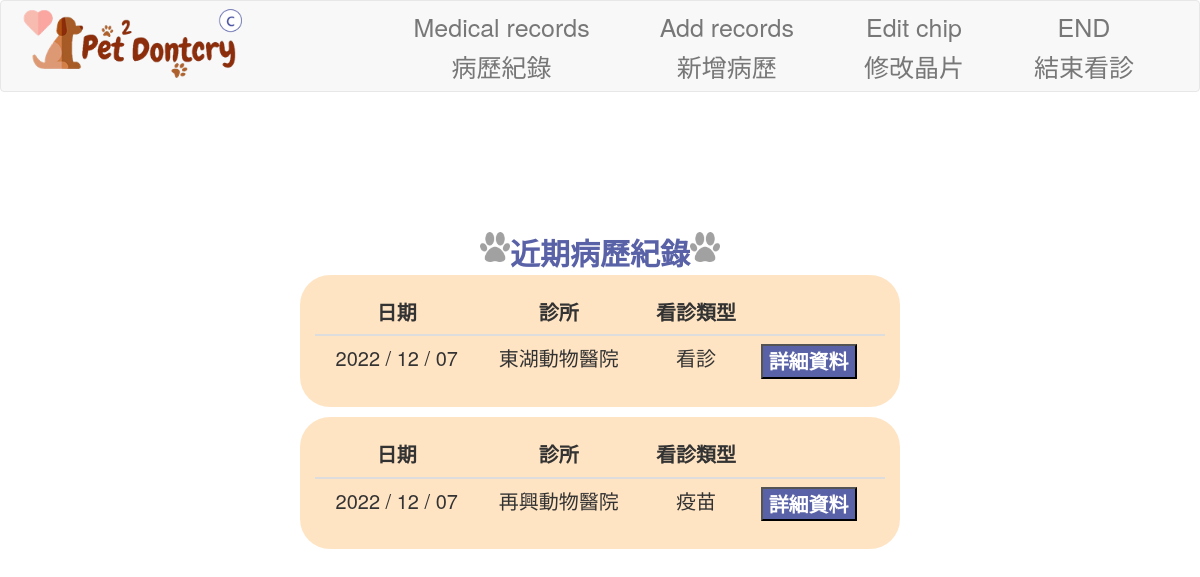
The page /clinic/pet_medicalrecord/643243 (signed in) on the database as committed earlier.
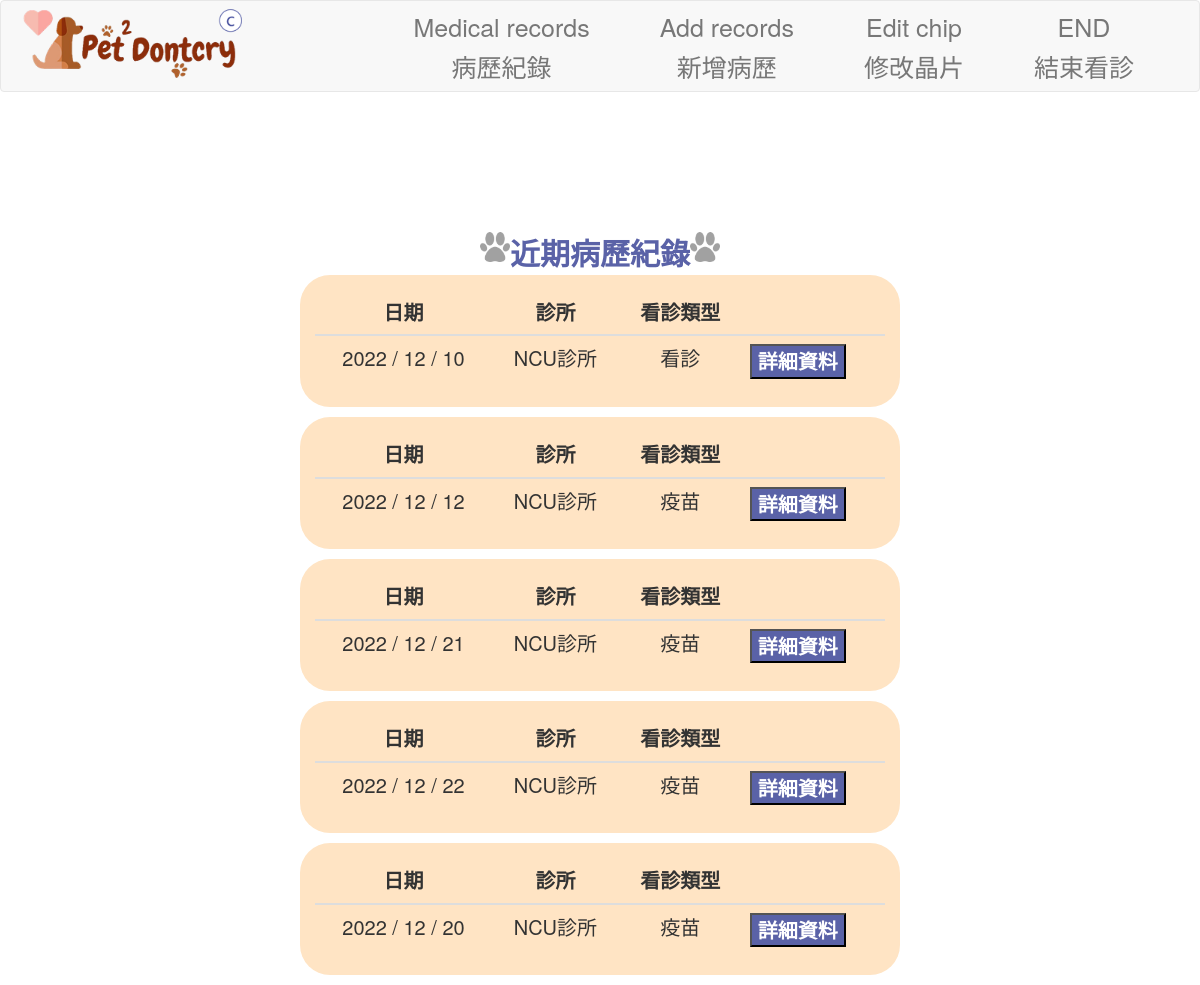
The same page on the database as committed later.
### app/models/user.py (models this page shows, shortened)
class medicalrecords(db.Model):
    __tablename__ = 'medicalrecords'
    MID = db.Column('MID', db.Integer, primary_key = True)
    PetID = db.Column('PetID',db.Integer,db.ForeignKey('pet.PetID'), nullable=False)
    CID = db.Column('CID',db.Integer,db.ForeignKey('clinic.CID'), nullable=False)
    disease = db.Column('disease', db.Text)
    doctor = db.Column('doctor', db.String(10), nullable=False)
    medication = db.Column('medication', db.String(30))
    time = db.Column('time', db.DateTime, default=datetime.now)
    update_time = db.Column(db.DateTime, onupdate=datetime.now, default=datetime.now)
    note = db.Column('note', db.Text)
    type = db.Column('type',db.Integer, nullable=False)

class clinic(db.Model):
    __tablename__ = 'clinic'
    CID = db.Column('CID', db.Integer, primary_key = True)
    name = db.Column('name', db.String(20), nullable=False)
    phone = db.Column('phone', db.String(10), nullable=False)
    address = db.Column('address', db.String(30), nullable=False)
    emergency = db.Column('emergency', db.Boolean, nullable=False)
    ID = db.Column('ID',db.Integer,db.ForeignKey('account.ID'),nullable=False)
    medicalrecords = db.relationship('medicalrecords', backref='clinic', lazy='dynamic')
    clinic_doctor = db.relationship('clinic_doctor', backref='clinic', lazy='dynamic')

### app/views/clinicView.py (the view)
@clinic_views.route('/clinic/pet_medicalrecord/<PetID>', methods=['GET', 'POST'])
@login_required
def pet_medicalrecord(PetID):
    from ..models.user import medicalrecords
    medicalrecords = medicalrecords.query.filter_by(PetID=PetID).all()
    if medicalrecords is None:
        abort(404)
    return render_template('clinic_records.html', medicalrecords=medicalrecords, action="medical",PetID=PetID)

### app/models/user.py (called while the page is built)
    @login_manager.user_loader
    def load_user(ID):
        try:
            return account.query.get(ID)
        except:
            return None

### app/templates/clinic_records.html
<!DOCTYPE html>
{% extends "clinic_base.html" %}
{% block content %}
<head>
    <link rel="stylesheet" href="{{ url_for('static', filename='css/clinic_records.css') }}">
</head>
<body background="{{ url_for('static', filename='img/first-page.jpg') }}" style="background-size: cover; font-size: 2rem;">
    <div class="a">
        <div class="Title_img" style="margin-top: 10%;">
            <img src="{{ url_for('static', filename='img/dog-footprints.png') }}" width="30" height="30">
            <div class="Title" style="display: flex; align-items: center; font-weight: bold;">   近期病歷紀錄   </div>
            <img src="{{ url_for('static', filename='img/dog-footprints.png') }}" width="30" height="30">
        </div>
        {% for medicalrecords in medicalrecords%}
        <div class="bg-table rounded-table h-100 p-4 mb-4 w-80 dis">
            <table class="table" style="font-size: 2rem;">
                <thead class="thead">
                    <tr>
                        <th style="text-align: center;" scope="col">日期</th>
                        <th style="text-align: center;" scope="col">診所</th>
                        <th style="text-align: center;" scope="col">看診類型</th>
                        <th scope="col"></th>
                    </tr>
                </thead>
                <tbody class="thead">
                    <tr>
                        <td> {{ moment(medicalrecords.time).format('YYYY / MM / DD') }}</td>
                        <td>{{medicalrecords.clinic.name}}</td>
                        <td>
                            {% if medicalrecords.type == 1 %}
                            疫苗
                            {% elif medicalrecords.type == 2 %}
                            看診
                            {% else %}
                            檢查
                            {% endif %}
                        </td>
                        <th><input type="button" value="詳細資料" class="button-update" onclick="location.href='{{ url_for('clinic_views.pet_singlemedicalrecord' , MID = medicalrecords.MID) }}'"></th>
                    </tr>
                </tbody>
            </table>
        </div>
        {% endfor %}
    </div>
</body>
{% endblock content %}

### app/templates/clinic_base.html (shortened to what this page needs)
{% extends "bootstrap/base.html" %}
{% block styles %}
{{super()}}
<link rel="stylesheet"
      href="{{url_for('static', filename='style.css')}}">
{% endblock %}
{% block navbar %}
  <nav class="navbar navbar-default">
    <div class="container-fluid">
      <div class="navbar-header">
        <a class="navbar-left" href="{{ url_for('clinic_views.home')}}">
          <img class="img-clinic" src="{{ url_for('static', filename='img/clinic-logo.png') }}" alt="">
        </a>
      </div>
      <div class="collapse navbar-collapse navbar-right pull-center navbar-inner" id="bs-example-navbar-collapse-1">
        <ul class="nav navbar-nav ">
          {% if action=='manage' %}
            <li class="nav-item">
              <a class="nav-link" href="{{ url_for('clinic_views.doctor',ID = current_user.ID) }}">Doctor<br><br>醫師管理</a>
            </li>
            <li class="nav-item">
              <a class="nav-link" href="{{ url_for('clinic_views.add_doctor') }}">Add Doctor<br><br>新增醫師</a>
            </li>
            <li class="nav-item">
              <a class="nav-link" href="{{ url_for('clinic_views.medicalrecords' , ID = current_user.ID) }}">Medical records<br><br>所有病歷</a>
            </li>
            <li class="nav-item">
              <a class="nav-link" href="{{ url_for('clinic_views.home') }}">END<br><br>結束診所管理</a>
            </li>
           {% elif action=='medical' %}
            <li class="nav-item">
              <a class="nav-link" href="{{ url_for('clinic_views.pet_medicalrecord', PetID = PetID) }}">Medical records<br><br>病歷紀錄</a>
            </li>
            <li class="nav-item">
              <a class="nav-link" href="{{ url_for('clinic_views.add_medicalrecord', PetID = PetID) }}">Add records<br><br>新增病歷</a>
            </li>
            <li class="nav-item">
              <a class="nav-link" href="{{ url_for('clinic_views.edit_pet', PetID = PetID) }}">Edit chip<br><br>修改晶片</a>
            </li>
            <li class="nav-item">
              <a class="nav-link" href="{{ url_for('clinic_views.home') }}">END<br><br>結束看診</a>
            </li>
          {% else %}
          <li class="nav-item navbar-right">
            <a class="nav-link" href="{{ url_for('index_views.logout') }}"><br>登出</a>
          </li>
          {% endif %}
        </ul>
      </div>
    </div>
  </nav>
{% endblock navbar %}

### app/static/style.css (style rules this page uses)
.navbar-inner { text-align:center; }
.img-clinic { max-width: 75%; }
nav li { margin :0 20px; font-size:25px; }

### app/static/css/clinic_records.css (style rules this page uses)
.bg-table { background-color:bisque; }
.rounded-table { border-radius: 30px; }
.h-100 { height: auto; }
.w-80 { width: 50%; }
.p-4 { padding: 1.5rem; }
.a { display: flex; justify-content: center; align-content: center; flex-direction: column; align-items: center; }
.Title_img { display: flex; justify-content: center; }
.Title { font-size: 3rem; color: #5a62a7; }
.mb-4 { margin-bottom: 1rem; }
.dis { display:flex; justify-content: center; }
.table { margin-bottom: 0.5rem; font-size: 2rem; display: blocks; }
.thead { text-align: center; }
.button-update { background-color: #5a62a7;; color: white; text-align: center; }

Rows that differ between the two databases and show on the page:
changed medicalrecords (number 1 of 5 on the later page): time "2022 / 12 / 07" → "2022 / 12 / 10"; clinic.name "東湖動物醫院" → "NCU診所"
changed medicalrecords (number 2 of 5 on the later page): time "2022 / 12 / 07" → "2022 / 12 / 12"; clinic.name "再興動物醫院" → "NCU診所"
added medicalrecords: time "2022 / 12 / 21", clinic.name "NCU診所", type "疫苗"
added medicalrecords: time "2022 / 12 / 22", clinic.name "NCU診所", type "疫苗"
added medicalrecords: time "2022 / 12 / 20", clinic.name "NCU診所", type "疫苗"
